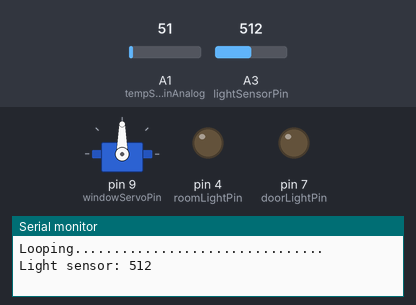
A sketch run on a simulated Arduino Uno, built with avr-gcc and run on an emulated ATmega328P. Shown: servo, output pins drawn as LEDs (lit = HIGH), the last lines printed to the serial monitor. Inputs (shaded band) come from the test bench; at power-on: A3 (lightSensorPin) = 512, A1 (tempSensorPinAnalog) = 51.

Above: at 2.2 s.
2.3 s: A3 (lightSensorPin) set to 33
6.7 s: A3 (lightSensorPin) set to 29
At 11.4 s:
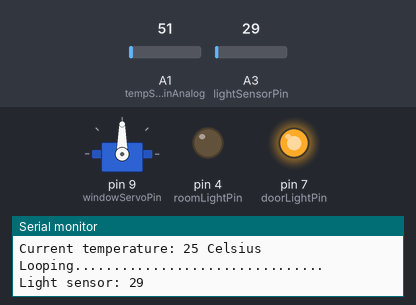
12.0 s: A3 (lightSensorPin) set to 122
At 16.0 s:
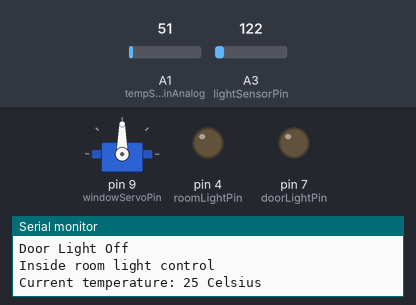
17.0 s: A3 (lightSensorPin) set to 20
At 21.9 s:
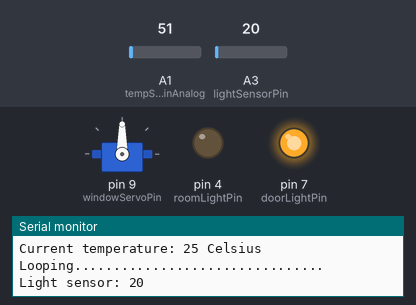
Timing chart, 0 to 23.0 s (numbered marks = the images above; inputs shaded):
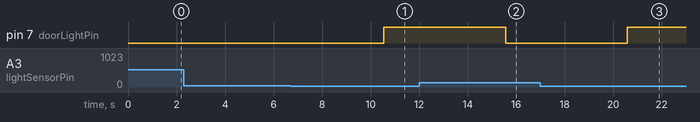

Measured:
- the behaviour switches between 31 and 30 on A3 (lightSensorPin) (found by bisection; images 0 and 1)
- after the input at 6.7 s, pin 7 (doorLightPin): LOW → HIGH after 3.8 s
- after the input at 12.0 s, pin 7 (doorLightPin): HIGH → LOW after 3.6 s
- after the input at 17.0 s, pin 7 (doorLightPin): LOW → HIGH after 3.6 s

The sketch:

Home_automation.ino
```cpp
#include <LiquidCrystal.h>

#include <IRremote.h>

#include <Servo.h>


/*

 * DOOR LIGHT

 * Reads data from light sensor module

 * and then sends that data to the computer

 * so that you can see the sensor values

 * and the can use it as input to turn led on or off

 */


//Digital pin assignments

const boolean debug = true;  //set true for debug help - set false otherwise

const int doorLightPin = 7;  // doorLightPin connected to digital pin 4 green

const int roomLightPin = 4; // LED is connected to digital pin 13 red

const int IRrecvPin = 2;

const int windowServoPin = 9;


//Analog pin assignments

const int lightSensorPin = A3;

const int tempSensorPinAnalog = A1;


//Other common settings

const int lightSensorThreshold = 30;      //Threshold for door light ON and OFF


//Temperature readings

int setTemperature = 22;  //Desired room temperature in celsius

int currentTemperature = 0;  //Actual room temperature in celsius


//Servo settings

const int servoWindowClose = 0; //degrees

const int servoWindowOpen = 180; //degrees

int currentServo = servoWindowClose;  //start with window closed


IRrecv irrecv(IRrecvPin);  //IR receiver object

Servo servo;


void setup()

{

       Serial.begin(9600); //initialize the serial port

       irrecv.enableIRIn(); // Start the receiver


       servo.attach(windowServoPin);

       servo.write(90);

       delay(1000);

       /*

       servoCloseWindow();

       delay(2000);

       servoOpenWindow();

       delay(2000);

       */

       pinMode(roomLightPin, OUTPUT); // sets the roomLightPin to be an output

       pinMode(doorLightPin, OUTPUT);      // sets the digital pin as output


       /*

       digitalWrite(roomLightPin, HIGH); // turn the LED on

       irrecv.enableIRIn(); // Start the receiver

       pinMode(doorLightPin, OUTPUT);    ue  // sets the digital pin as output

       */

}


void loop()  // run over and over again

{

  if(debug) Serial.println("Looping................................");

  controlDoorLight();

  controlRoomLight();

   readCurrentTemp();

  delay(500);


}//loop() =============================


void controlDoorLight(){

      int sensorValue = analogRead(lightSensorPin); // read the value from the sensor


      if(debug){

        Serial.print("Light sensor: ");

        Serial.println(sensorValue);

        delay(2000);

      }


       if( sensorValue > lightSensorThreshold ){

        if(debug) Serial.println("Door Light Off");

        digitalWrite(doorLightPin, LOW);

      }

      else

      {

        if(debug) Serial.println("Door Light On");

        digitalWrite(doorLightPin, HIGH);

      }

}//controlDoorLight() =======================


void controlRoomLight(){

  decode_results results;


  if(debug) Serial.println("Inside room light control");


  if (irrecv.decode(&results)) {

    if(debug) Serial.println(results.value);


    switch (results.value) {

      case -1309689187:

        if(debug) Serial.println("Room Light On");

        digitalWrite(roomLightPin, HIGH);   // sets the lightBulb on

        break;


      case -555408703:

        if(debug) Serial.println("Room light Off");

        digitalWrite(roomLightPin, LOW);   // sets the lightBulb off

        break;


      default:

        if(debug) Serial.println("Room Light No chance ...");

    }

    irrecv.resume(); // Receive the next value

  }

}//controlRoomLight() ============================


void readCurrentTemp(){

  int temp = analogRead(tempSensorPinAnalog);    //get analog value

  currentTemperature = temp/2;                    //refer to LM35 datasheet, celsius can get by devide by 2.

  if(debug){

    Serial.print("Current temperature: ");

    Serial.print(currentTemperature);

    Serial.println(" Celsius");

  }

}//readCurrentTemp(){ =====================================


void servoCloseWindow(){

  if(currentServo == servoWindowClose){

    return;//do nothing

  }

  else if(currentServo > servoWindowClose)

  {

    for(int i=currentServo; i>=servoWindowClose; i--)

    {

      servo.write(i);

    }//for

  }

  else if(currentServo < servoWindowClose)

  {

    for(int i=currentServo; i<=servoWindowClose; i++)

    {

      servo.write(i);

     }//for

  }

}//servoCloseWindow() ==================


void servoOpenWindow(){

  servo.write(servoWindowOpen);

}//servoOpenWindow() =======================
```
